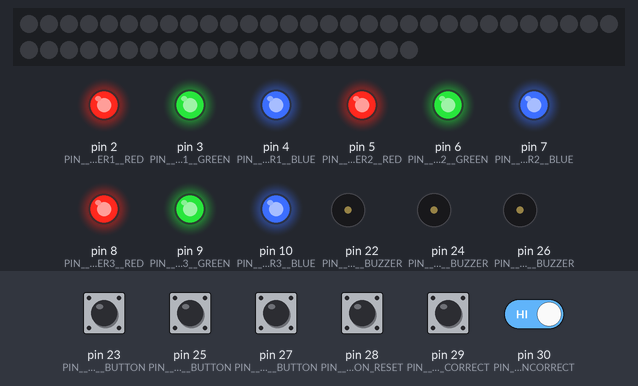
Recording of a sketch running on a simulated Arduino Mega 2560, built with avr-gcc and run on an emulated ATmega2560. Parts: 50 RGB LEDs in strip order, left to right, continuing on the next row, output pins drawn as LEDs (lit = HIGH), buzzer (waves = sounding, pin HIGH). The test bench sets the inputs (shaded band); at power-on: pin 25 (PIN__PLAYER2__BUTTON), pin 28 (PIN__BASE__BUTTON_RESET), pin 29 (PIN__BASE__BUTTON_CORRECT), pin 30 (PIN__BASE__BUTTON_INCORRECT) HIGH, pin 23 (PIN__PLAYER1__BUTTON), pin 27 (PIN__PLAYER3__BUTTON) LOW. Dim RGB values are drawn brighter than linear.

Above: at 1.2 s.
1.3 s: pin 23 (PIN__PLAYER1__BUTTON) pulled LOW for 0.15 s
At 2.1 s:
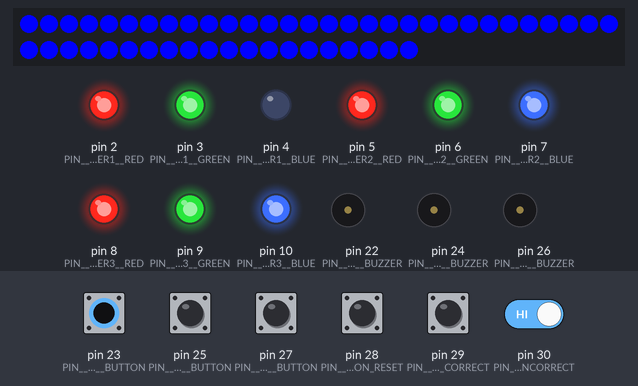
2.9 s: pin 29 (PIN__BASE__BUTTON_CORRECT) pulled LOW for 0.15 s
At 3.5 s:
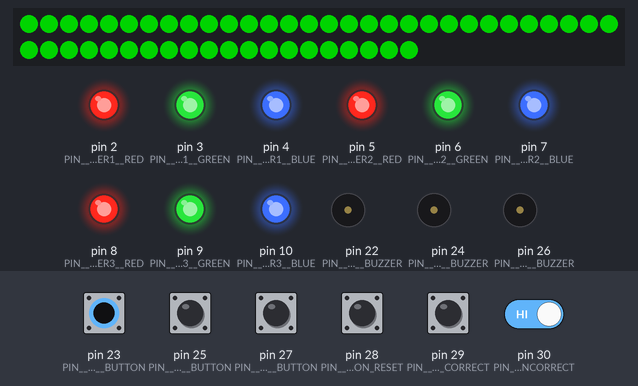
6.0 s: pin 23 (PIN__PLAYER1__BUTTON) driven HIGH and pin 30 (PIN__BASE__BUTTON_INCORRECT) driven LOW
At 8.6 s:
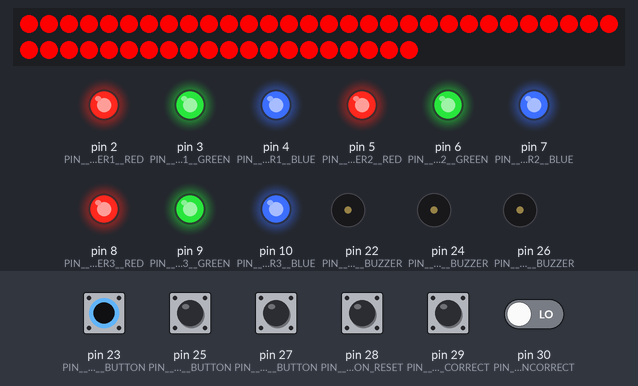
8.9 s: pin 28 (PIN__BASE__BUTTON_RESET) pulled LOW for 0.15 s
At 10.1 s:
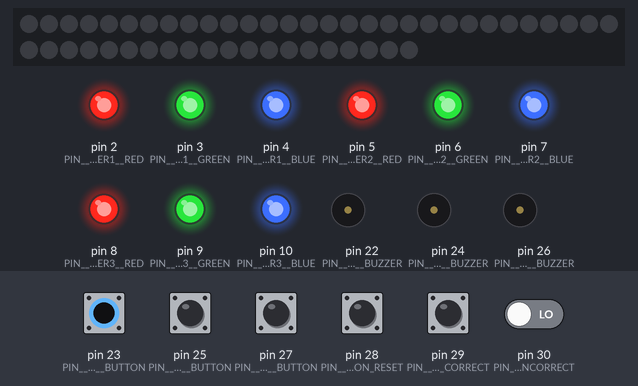
10.5 s: pin 27 (PIN__PLAYER3__BUTTON) pulled LOW for 0.15 s
At 10.9 s:
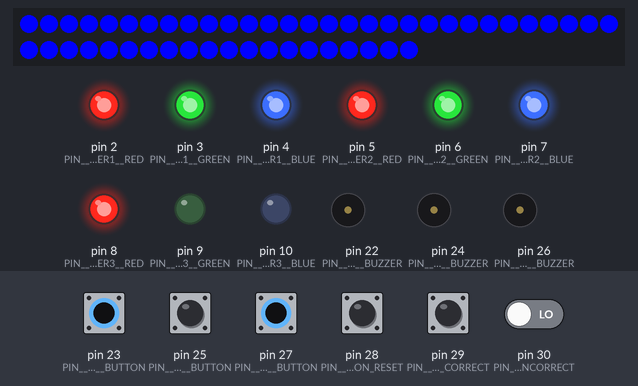
13.2 s: pin 29 (PIN__BASE__BUTTON_CORRECT) pulled LOW for 1 s
At 14.4 s:
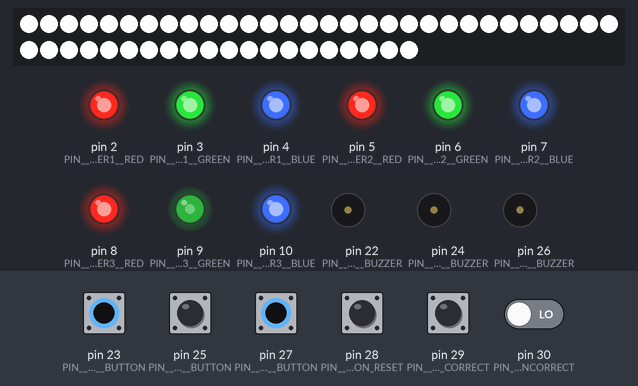
Timing chart, 0 to 18.2 s (numbered marks = the images above; inputs shaded):
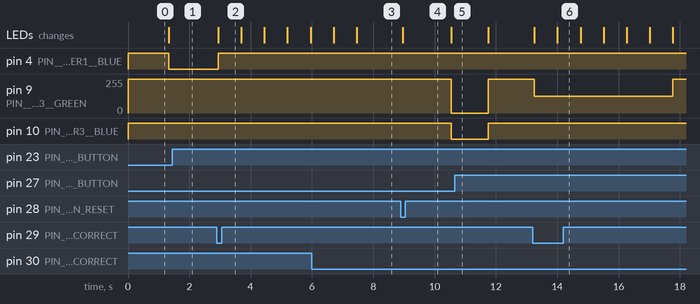

The sketch:

game_2018.ino
```cpp
#include <FastLED.h>

// =========================================================================
// ===== DESIGN ============================================================
/*
 red pin   ->  100R -> red led 6.0v  -> 5v
 green pin ->  60R  -> green led 9.6v  -> 5v
 blue pin  ->  60R  -> blue led 9.6v  -> 5v


 */

// =========================================================================
// ===== CONFIG ============================================================

// Uncomment to get debug output to serial
//#define __DEBUG__

//                                       Twisted pair assignments the same for all players
#define PIN__PLAYER1__RED     2       // TP : solid orange
#define PIN__PLAYER1__GREEN   3       // TP : solid green
#define PIN__PLAYER1__BLUE    4       // TP : solid blue
#define PIN__PLAYER1__BUZZER  22      // TP : white-blue    - 5v output pin on controller
#define PIN__PLAYER1__BUTTON  23      // TP : white-green   - attach to ground in box

#define PIN__PLAYERX__V5      0       // TP : solid brown   - common (black in box)
#define PIN__PLAYERX__GND     0       // TP : white-orange

#define PIN__PLAYER2__RED     5
#define PIN__PLAYER2__GREEN   6
#define PIN__PLAYER2__BLUE    7
#define PIN__PLAYER2__BUZZER  24
#define PIN__PLAYER2__BUTTON  25

#define PIN__PLAYER3__RED     8
#define PIN__PLAYER3__GREEN   9
#define PIN__PLAYER3__BLUE    10
#define PIN__PLAYER3__BUZZER  26
#define PIN__PLAYER3__BUTTON  27

#define PIN__BASE__BUTTON_RESET     28
#define PIN__BASE__BUTTON_CORRECT   29
#define PIN__BASE__BUTTON_INCORRECT 30
// WARNING!  If input pins are added after this, the value of MAX_TRACKED_PIN must match the last pin added.

#define PIN__BASE__BUZZER           31

#define PIN__BASE__LEDS       11
#define NUM_LEDS              50  // ????


// =========================================================================
// ===== INTERNAL CONFIG ===================================================

#define DEBOUNCE_TIME    50
#define BRIGHTNESS       255

#define MAX_TRACKED_PIN   PIN__BASE__BUTTON_INCORRECT

#define PLAYER1     0
#define PLAYER2     1
#define PLAYER3     2

#define BUTTON_HIT_DELAY  1200

#define CORRECT_BUZZ_TIME     750
#define CORRECT_SILENT_TIME   750
#define CORRECT_FLASH_TIMES   3

#define INCORRECT_BUZZ_TIME   1500

// =========================================================================
// ===== DATA ==============================================================

unsigned long lasttime[MAX_TRACKED_PIN + 1];
bool pinstate[MAX_TRACKED_PIN + 1];

bool player1Disabled;
bool player2Disabled;
bool player3Disabled;

bool perndingAnswer;

CRGB boardLeds[NUM_LEDS];

int  lastPlayerButton;


// =========================================================================
// ===== FUNCTION ==========================================================

bool checkbutton(int pin)
{
     //debounce
     if ((lasttime[pin] + DEBOUNCE_TIME) < millis())
     {
          lasttime[pin] = millis();
          int val = digitalRead(pin);     // read the input pin
          if (val == 0) {
               // On, since it is on a pullup resistor
               pinstate[pin] = true;
          } else {
               // Off
               pinstate[pin] = false;
          }
     }
     return pinstate[pin];
}

void check_all_buttons()
{
     checkbutton(PIN__PLAYER1__BUTTON);
     checkbutton(PIN__PLAYER2__BUTTON);
     checkbutton(PIN__PLAYER3__BUTTON);

     checkbutton(PIN__BASE__BUTTON_RESET);
     checkbutton(PIN__BASE__BUTTON_CORRECT);
     checkbutton(PIN__BASE__BUTTON_INCORRECT);
}

void set_all_led(const CRGB value)
{
     for (int i = 0; i < NUM_LEDS; i++)
     {
          boardLeds[i] = value;
     }
     FastLED.show();
}

void player_led_pin(const int pin, const uint8_t intensity)
{
     analogWrite(pin, ~intensity);
}

void player_color(const int player, const CRGB value)
{
     switch(player)
     {
          case PLAYER1:
               player_led_pin(PIN__PLAYER1__RED, value.red);
               player_led_pin(PIN__PLAYER1__GREEN, value.green);
               player_led_pin(PIN__PLAYER1__BLUE, value.blue);
               break;

          case PLAYER2:
               player_led_pin(PIN__PLAYER2__RED, value.red);
               player_led_pin(PIN__PLAYER2__GREEN, value.green);
               player_led_pin(PIN__PLAYER2__BLUE, value.blue);
               break;

          case PLAYER3:
               player_led_pin(PIN__PLAYER3__RED, value.red);
               player_led_pin(PIN__PLAYER3__GREEN, value.green);
               player_led_pin(PIN__PLAYER3__BLUE, value.blue);
               break;
     }
}

bool reset()
{
     player1Disabled = false;
     player2Disabled = false;
     player3Disabled = false;
     perndingAnswer = false;

     set_all_led(CRGB::Black);
     check_all_buttons();

     player_color(PLAYER1, CRGB::Black);
     player_color(PLAYER2, CRGB::Black);
     player_color(PLAYER3, CRGB::Black);
}

void pressed_button(const int sound_pin, const int player)
{

     set_all_led(CRGB::Blue);
     player_color(player, CRGB::White);
     delay(BUTTON_HIT_DELAY);
     digitalWrite(sound_pin, LOW);
}

void last_player_correct()
{
     player1Disabled = true;
     player2Disabled = true;
     player3Disabled = true;

     player_color(lastPlayerButton, CRGB::Green);

     for (int index = 0; index < CORRECT_FLASH_TIMES; index++)
     {
          set_all_led(CRGB::Green);
          digitalWrite(PIN__BASE__BUZZER, HIGH);
          delay(CORRECT_BUZZ_TIME);
          set_all_led(CRGB::White);
          digitalWrite(PIN__BASE__BUZZER, LOW);
          delay(CORRECT_SILENT_TIME);
     }
     set_all_led(CRGB::Green);
}

void last_player_incorrect()
{
     player1Disabled = true;
     player2Disabled = true;
     player3Disabled = true;

     player_color(lastPlayerButton, CRGB::Red);

     set_all_led(CRGB::Red);
     digitalWrite(PIN__BASE__BUZZER, HIGH);
     delay(CORRECT_BUZZ_TIME);
     digitalWrite(PIN__BASE__BUZZER, LOW);
}


// =========================================================================
// ===== MAIN ==============================================================

void setup()
{
     #ifdef __DEBUG__
          Serial.begin(9600); // Prepare for Serial debugging
     #endif

     pinMode(PIN__PLAYER1__RED, OUTPUT);
     pinMode(PIN__PLAYER1__GREEN, OUTPUT);
     pinMode(PIN__PLAYER1__BLUE, OUTPUT);
     pinMode(PIN__PLAYER1__BUZZER, OUTPUT);
     pinMode(PIN__PLAYER1__BUTTON, INPUT_PULLUP);

     pinMode(PIN__PLAYER2__RED, OUTPUT);
     pinMode(PIN__PLAYER2__GREEN, OUTPUT);
     pinMode(PIN__PLAYER2__BLUE, OUTPUT);
     pinMode(PIN__PLAYER2__BUZZER, OUTPUT);
     pinMode(PIN__PLAYER2__BUTTON, INPUT_PULLUP);

     pinMode(PIN__PLAYER3__RED, OUTPUT);
     pinMode(PIN__PLAYER3__GREEN, OUTPUT);
     pinMode(PIN__PLAYER3__BLUE, OUTPUT);
     pinMode(PIN__PLAYER3__BUZZER, OUTPUT);
     pinMode(PIN__PLAYER3__BUTTON, INPUT_PULLUP);

     pinMode(PIN__BASE__BUTTON_RESET, INPUT_PULLUP);
     pinMode(PIN__BASE__BUTTON_CORRECT, INPUT_PULLUP);
     pinMode(PIN__BASE__BUTTON_INCORRECT, INPUT_PULLUP);

     FastLED.setBrightness(BRIGHTNESS);
     pinMode(PIN__BASE__LEDS, OUTPUT);
     FastLED.addLeds<WS2811, PIN__BASE__LEDS, RGB>(boardLeds, NUM_LEDS);

     reset();
}

void loop()
{

     if (checkbutton(PIN__BASE__BUTTON_RESET))
     {
          reset();
     }
     else if (!player1Disabled && !perndingAnswer && checkbutton(PIN__PLAYER1__BUTTON))
     {
          pressed_button(PIN__PLAYER1__BUTTON, PLAYER1);
          lastPlayerButton = PLAYER1;
          player1Disabled = true;
          perndingAnswer = true;
     }
     else if (!player2Disabled && !perndingAnswer && checkbutton(PIN__PLAYER2__BUTTON))
     {
          pressed_button(PIN__PLAYER2__BUTTON, PLAYER2);
          lastPlayerButton = PLAYER2;
          player2Disabled = true;
          perndingAnswer = true;
     }
     else if (!player3Disabled && !perndingAnswer && checkbutton(PIN__PLAYER3__BUTTON))
     {
          pressed_button(PIN__PLAYER3__BUTTON, PLAYER3);
          lastPlayerButton = PLAYER3;
          player2Disabled = true;
          perndingAnswer = true;
     }
     else if (perndingAnswer && checkbutton(PIN__BASE__BUTTON_CORRECT))
     {
          last_player_correct();
          perndingAnswer = true;
     }
     else if (perndingAnswer && checkbutton(PIN__BASE__BUTTON_INCORRECT))
     {
          last_player_incorrect();
          perndingAnswer = true;
     }

}
```

Measured:
- after the input at 1.3 s, pin 4 (PIN__PLAYER1__BLUE): HIGH → LOW at once; the LEDs: change at once (image 1)
- after the input at 2.9 s, pin 4 (PIN__PLAYER1__BLUE): LOW → HIGH at once; the LEDs: change at once (image 2)
- after the input at 6.0 s, the LEDs: first differ from a run without the input after 1.5 s (image 3)
- after the input at 8.9 s, the LEDs: change after 0.06 s (image 4)
- after the input at 10.5 s, pin 9 (PIN__PLAYER3__GREEN): 255/255 → 0/255 after 0.05 s, → 255/255 1.2 s later; pin 10 (PIN__PLAYER3__BLUE): HIGH → LOW after 0.05 s, → HIGH 1.2 s later; the LEDs: change after 0.05 s (image 5)
- after the input at 13.2 s, pin 9 (PIN__PLAYER3__GREEN): 255/255 → 127/255 after 0.05 s, → 255/255 4.5 s later; the LEDs: first change after 0.06 s (image 6 shows a later state)
